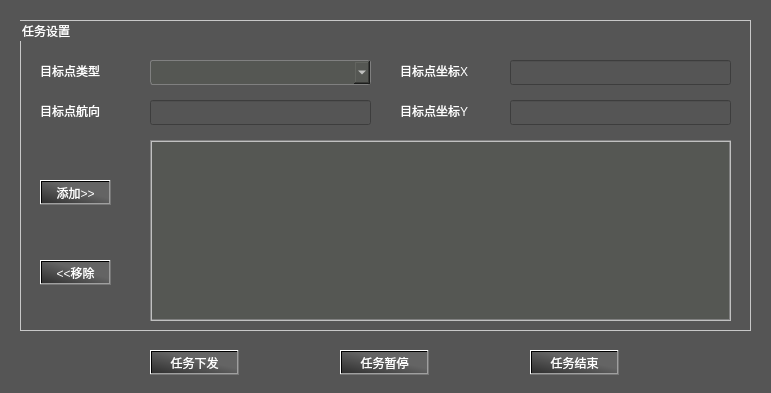
<?xml version="1.0" encoding="UTF-8"?>
<ui version="4.0">
 <class>TaskManageDlg</class>
 <widget class="QDialog" name="TaskManageDlg">
  <property name="geometry">
   <rect>
    <x>0</x>
    <y>0</y>
    <width>771</width>
    <height>393</height>
   </rect>
  </property>
  <property name="windowTitle">
   <string>任务管理</string>
  </property>
  <property name="styleSheet">
   <string notr="true">color: rgb(255, 255, 255);
background-color: #555555;</string>
  </property>
  <widget class="QGroupBox" name="groupBox">
   <property name="geometry">
    <rect>
     <x>20</x>
     <y>20</y>
     <width>731</width>
     <height>311</height>
    </rect>
   </property>
   <property name="styleSheet">
    <string notr="true">QGroupBox {
            border-color: rgb(200, 200, 200);
            border-width: 1px;
            border-style: solid;
            margin-top: 0.5ex;
        }</string>
   </property>
   <property name="title">
    <string>任务设置</string>
   </property>
   <widget class="QLineEdit" name="target_pose_x">
    <property name="geometry">
     <rect>
      <x>490</x>
      <y>40</y>
      <width>221</width>
      <height>25</height>
     </rect>
    </property>
   </widget>
   <widget class="QLabel" name="label">
    <property name="geometry">
     <rect>
      <x>380</x>
      <y>40</y>
      <width>101</width>
      <height>21</height>
     </rect>
    </property>
    <property name="text">
     <string>目标点坐标X</string>
    </property>
   </widget>
   <widget class="QLineEdit" name="target_pose_y">
    <property name="geometry">
     <rect>
      <x>490</x>
      <y>80</y>
      <width>221</width>
      <height>25</height>
     </rect>
    </property>
   </widget>
   <widget class="QLabel" name="label_2">
    <property name="geometry">
     <rect>
      <x>380</x>
      <y>80</y>
      <width>101</width>
      <height>21</height>
     </rect>
    </property>
    <property name="text">
     <string>目标点坐标Y</string>
    </property>
   </widget>
   <widget class="QLineEdit" name="target_pose_heading">
    <property name="geometry">
     <rect>
      <x>130</x>
      <y>80</y>
      <width>221</width>
      <height>25</height>
     </rect>
    </property>
   </widget>
   <widget class="QLabel" name="label_3">
    <property name="geometry">
     <rect>
      <x>20</x>
      <y>80</y>
      <width>101</width>
      <height>21</height>
     </rect>
    </property>
    <property name="text">
     <string>目标点航向</string>
    </property>
   </widget>
   <widget class="QPushButton" name="add_point_btn">
    <property name="geometry">
     <rect>
      <x>20</x>
      <y>160</y>
      <width>71</width>
      <height>25</height>
     </rect>
    </property>
    <property name="styleSheet">
     <string notr="true">QPushButton
{
    color:white;
	background-color: qlineargradient(spread:pad, x1:0.0618557, y1:1, x2:0.948454, y2:0.057, stop:0 rgba(50, 50, 50, 255), stop:0.618557 rgba(100, 100, 100, 255));
}
QPushButton:hover
{
    background-color: qlineargradient(spread:pad, x1:0.0618557, y1:1, x2:0.948454, y2:0.057, stop:0 rgba(100, 100, 100, 255), stop:0.618557 rgba(50, 50, 50, 255));
}
QPushButton:pressed
{
    background-color: qlineargradient(spread:pad, x1:0.0618557, y1:1, x2:0.948454, y2:0.057, stop:0 rgba(20, 20, 20, 255), stop:0.618557 rgba(70, 70, 70, 255));
    padding-left:3px;
    padding-top:3px;
}</string>
    </property>
    <property name="text">
     <string>添加&gt;&gt;</string>
    </property>
   </widget>
   <widget class="QLabel" name="label_4">
    <property name="geometry">
     <rect>
      <x>20</x>
      <y>40</y>
      <width>101</width>
      <height>21</height>
     </rect>
    </property>
    <property name="text">
     <string>目标点类型</string>
    </property>
   </widget>
   <widget class="QComboBox" name="target_attribute_combox">
    <property name="geometry">
     <rect>
      <x>130</x>
      <y>40</y>
      <width>221</width>
      <height>25</height>
     </rect>
    </property>
    <property name="styleSheet">
     <string notr="true">QComboBox {
	color: rgb(255, 255, 255);
	background-color: rgb(85, 87, 83);
    border: 1px solid gray;
    border-radius: 3px;
    padding: 1px 2px 1px 2px; 
}</string>
    </property>
   </widget>
   <widget class="QTableView" name="point_table_view">
    <property name="geometry">
     <rect>
      <x>130</x>
      <y>120</y>
      <width>581</width>
      <height>181</height>
     </rect>
    </property>
    <property name="styleSheet">
     <string notr="true">QTableView {
    color: white;
	gridline-color: rgb(136, 138, 133);
    background-color: rgb(85, 87, 83); 
    alternate-background-color: rgb(64, 64, 64);
    selection-color: white; 
    selection-background-color: rgb(77, 77, 77); 
    border: 2px groove gray;
    border-radius: 0px;
    padding: 2px 4px;
}
QHeaderView::section
{
	background-color: rgb(74, 74, 74);
	color: white;
	padding-left: 5px;
	border-left:0px solid #000;
	border-right:1px solid white;
	border-top:0px solid #000;
}
QTableView QTableCornerButton::section {
    color: white;
    background-color: rgb(74, 74, 74);
	padding-left: 5px;
	border-left:0px solid #000;
	border-right:1px solid white;
	border-top:0px solid #000;
 }</string>
    </property>
    <property name="selectionBehavior">
     <enum>QAbstractItemView::SelectRows</enum>
    </property>
    <attribute name="horizontalHeaderStretchLastSection">
     <bool>true</bool>
    </attribute>
    <attribute name="verticalHeaderVisible">
     <bool>true</bool>
    </attribute>
   </widget>
   <widget class="QPushButton" name="remove_point_btn">
    <property name="geometry">
     <rect>
      <x>20</x>
      <y>240</y>
      <width>71</width>
      <height>25</height>
     </rect>
    </property>
    <property name="styleSheet">
     <string notr="true">QPushButton
{
    color:white;
	background-color: qlineargradient(spread:pad, x1:0.0618557, y1:1, x2:0.948454, y2:0.057, stop:0 rgba(50, 50, 50, 255), stop:0.618557 rgba(100, 100, 100, 255));
}
QPushButton:hover
{
    background-color: qlineargradient(spread:pad, x1:0.0618557, y1:1, x2:0.948454, y2:0.057, stop:0 rgba(100, 100, 100, 255), stop:0.618557 rgba(50, 50, 50, 255));
}
QPushButton:pressed
{
    background-color: qlineargradient(spread:pad, x1:0.0618557, y1:1, x2:0.948454, y2:0.057, stop:0 rgba(20, 20, 20, 255), stop:0.618557 rgba(70, 70, 70, 255));
    padding-left:3px;
    padding-top:3px;
}</string>
    </property>
    <property name="text">
     <string>&lt;&lt;移除</string>
    </property>
   </widget>
  </widget>
  <widget class="QPushButton" name="task_start_btn">
   <property name="geometry">
    <rect>
     <x>150</x>
     <y>350</y>
     <width>89</width>
     <height>25</height>
    </rect>
   </property>
   <property name="styleSheet">
    <string notr="true">QPushButton
{
    color:white;
	background-color: qlineargradient(spread:pad, x1:0.0618557, y1:1, x2:0.948454, y2:0.057, stop:0 rgba(50, 50, 50, 255), stop:0.618557 rgba(100, 100, 100, 255));
}
QPushButton:hover
{
    background-color: qlineargradient(spread:pad, x1:0.0618557, y1:1, x2:0.948454, y2:0.057, stop:0 rgba(100, 100, 100, 255), stop:0.618557 rgba(50, 50, 50, 255));
}
QPushButton:pressed
{
    background-color: qlineargradient(spread:pad, x1:0.0618557, y1:1, x2:0.948454, y2:0.057, stop:0 rgba(20, 20, 20, 255), stop:0.618557 rgba(70, 70, 70, 255));
    padding-left:3px;
    padding-top:3px;
}</string>
   </property>
   <property name="text">
    <string>任务下发</string>
   </property>
  </widget>
  <widget class="QPushButton" name="task_pause_btn">
   <property name="geometry">
    <rect>
     <x>340</x>
     <y>350</y>
     <width>89</width>
     <height>25</height>
    </rect>
   </property>
   <property name="styleSheet">
    <string notr="true">QPushButton
{
    color:white;
	background-color: qlineargradient(spread:pad, x1:0.0618557, y1:1, x2:0.948454, y2:0.057, stop:0 rgba(50, 50, 50, 255), stop:0.618557 rgba(100, 100, 100, 255));
}
QPushButton:hover
{
    background-color: qlineargradient(spread:pad, x1:0.0618557, y1:1, x2:0.948454, y2:0.057, stop:0 rgba(100, 100, 100, 255), stop:0.618557 rgba(50, 50, 50, 255));
}
QPushButton:pressed
{
    background-color: qlineargradient(spread:pad, x1:0.0618557, y1:1, x2:0.948454, y2:0.057, stop:0 rgba(20, 20, 20, 255), stop:0.618557 rgba(70, 70, 70, 255));
    padding-left:3px;
    padding-top:3px;
}</string>
   </property>
   <property name="text">
    <string>任务暂停</string>
   </property>
  </widget>
  <widget class="QPushButton" name="task_stop_btn">
   <property name="geometry">
    <rect>
     <x>530</x>
     <y>350</y>
     <width>89</width>
     <height>25</height>
    </rect>
   </property>
   <property name="styleSheet">
    <string notr="true">QPushButton
{
    color:white;
	background-color: qlineargradient(spread:pad, x1:0.0618557, y1:1, x2:0.948454, y2:0.057, stop:0 rgba(50, 50, 50, 255), stop:0.618557 rgba(100, 100, 100, 255));
}
QPushButton:hover
{
    background-color: qlineargradient(spread:pad, x1:0.0618557, y1:1, x2:0.948454, y2:0.057, stop:0 rgba(100, 100, 100, 255), stop:0.618557 rgba(50, 50, 50, 255));
}
QPushButton:pressed
{
    background-color: qlineargradient(spread:pad, x1:0.0618557, y1:1, x2:0.948454, y2:0.057, stop:0 rgba(20, 20, 20, 255), stop:0.618557 rgba(70, 70, 70, 255));
    padding-left:3px;
    padding-top:3px;
}</string>
   </property>
   <property name="text">
    <string>任务结束</string>
   </property>
  </widget>
 </widget>
 <resources/>
 <connections/>
</ui>
